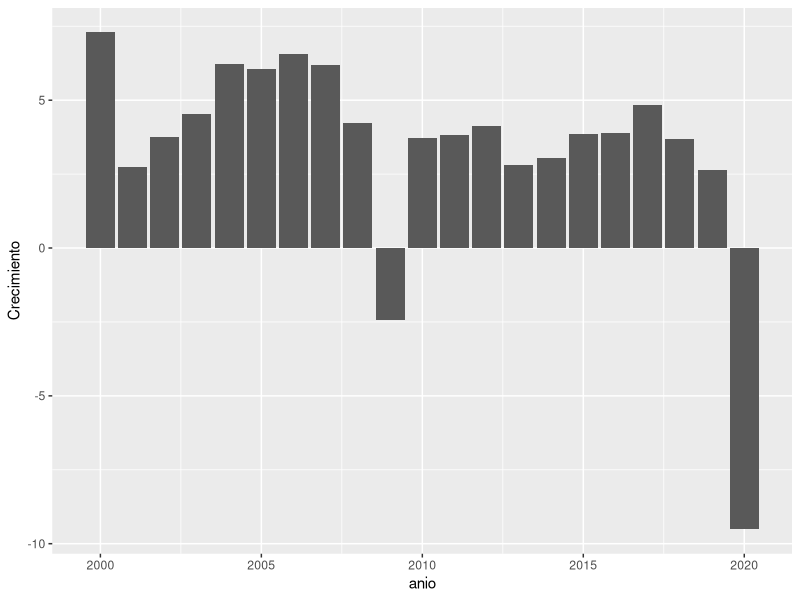

The R source for this figure:
## ---- chunk 1
library(readr)
library(dplyr)
library(tidyr)
library(ggplot2)
library(ggtext)
library(ggthemes)
## ---- chunk 2
pib <- read_csv('pib_crecimiento.csv')
## ---- chunk 3
pib %>% 
  filter(anio >= 2000) %>% 
  ggplot(aes(x = anio, y = Crecimiento)) +
  geom_bar(stat = 'identity')
